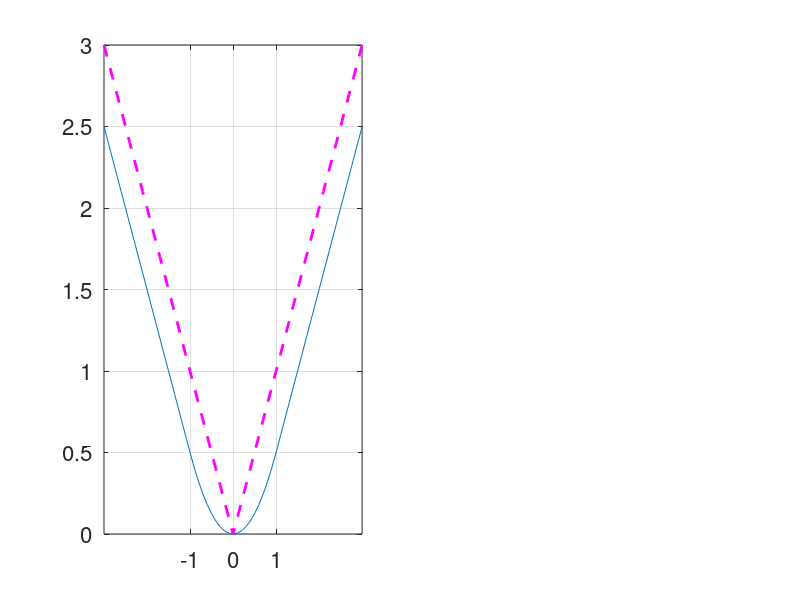

The MATLAB script that drew this image: (Note: this script raises an error after producing the figure.)
%%
tt=-3:0.1:3;

func1 = max(abs(tt)-1,0).^2;
func2 = max(abs(tt)-1,0) + 0.5*(min(abs(tt),1)).^2;

st    = max(abs(tt)-1,0).*sign(tt);
ht    = min(abs(tt),1).*sign(tt);

% ax(1,1)=axes('position', [0.1300    0.55    0.3347    0.43]);
subplot(1,2,1);
h=plot(tt, func2,tt, abs(tt),'m--', 'linewidth', 2);
grid on;
set(gca,'fontsize',16,'xtick',-1:1);
format_ticks(gca, {'-\lambda', '0', '\lambda'});
set(gca,'xtick',-3:3,'yticklabel',[]);
xlim([-3 3]);
legend(flipud(h),'\lambda |x|','Env[\lambda | |](x)',...
       'Location','NorthOutside',...
       'Orientation','horizontal');




% ax(1,2)=axes('position',[0.5703    0.55    0.3347    0.43]);
subplot(1,2,2);
h(2)=plot(tt, func1, 'linewidth', 2);
hold on;
yl=ylim;
h(1)=plot([-1;-1;1;1],yl([2,1,1,2]),'m--','linewidth',2);
grid on;
set(gca,'fontsize',16,'xtick',-1:1);
format_ticks(gca, {'-\lambda', '0', '\lambda'});
set(gca,'xtick',-3:3,'yticklabel',[]);
xlim([-3 3]);
legend(h,'\delta_{\lambda}(x)','Env[\delta_{\lambda}](x)',...
       'Location','NorthOutside',...
       'Orientation','horizontal');
